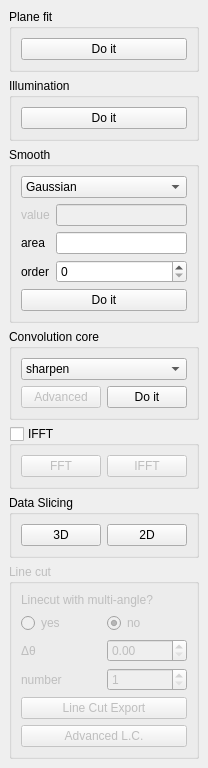
  <widget class="QDockWidget" name="dockWidget_adv">
   <property name="windowTitle">
    <string>Advanced processing</string>
   </property>
   <attribute name="dockWidgetArea">
    <number>2</number>
   </attribute>
   <widget class="QWidget" name="dockWidgetContents">
    <layout class="QGridLayout" name="gridLayout_11">
     <item row="0" column="0">
      <widget class="QGroupBox" name="groupBox_2">
       <property name="title">
        <string>Plane fit</string>
       </property>
       <layout class="QGridLayout" name="gridLayout_21">
        <item row="0" column="0">
         <widget class="QPushButton" name="pushButton_advPF_do">
          <property name="text">
           <string>Do it</string>
          </property>
         </widget>
        </item>
       </layout>
      </widget>
     </item>
     <item row="5" column="0">
      <widget class="QGroupBox" name="groupBox_slicing">
       <property name="title">
        <string>Data Slicing</string>
       </property>
       <layout class="QGridLayout" name="gridLayout_5">
        <item row="0" column="0">
         <widget class="QPushButton" name="pushButton_show_slicing3d">
          <property name="text">
           <string>3D</string>
          </property>
         </widget>
        </item>
        <item row="0" column="1">
         <widget class="QPushButton" name="pushButton_show_slicing2d">
          <property name="text">
           <string>2D</string>
          </property>
         </widget>
        </item>
       </layout>
      </widget>
     </item>
     <item row="3" column="0">
      <widget class="QGroupBox" name="groupBox_conv">
       <property name="title">
        <string>Convolution core</string>
       </property>
       <layout class="QGridLayout" name="gridLayout_6">
        <item row="0" column="0" colspan="2">
         <widget class="QComboBox" name="comboBox_conv">
          <item>
           <property name="text">
            <string>sharpen</string>
           </property>
          </item>
          <item>
           <property name="text">
            <string>laplacian</string>
           </property>
          </item>
          <item>
           <property name="text">
            <string>blur</string>
           </property>
          </item>
          <item>
           <property name="text">
            <string>slight blur</string>
           </property>
          </item>
          <item>
           <property name="text">
            <string>sobel</string>
           </property>
          </item>
          <item>
           <property name="text">
            <string>emboss</string>
           </property>
          </item>
          <item>
           <property name="text">
            <string>outline</string>
           </property>
          </item>
          <item>
           <property name="text">
            <string>kernel_sharpen_1</string>
           </property>
          </item>
          <item>
           <property name="text">
            <string>kernel_sharpen_2</string>
           </property>
          </item>
          <item>
           <property name="text">
            <string>kernel_sharpen_3</string>
           </property>
          </item>
          <item>
           <property name="text">
            <string>user define</string>
           </property>
          </item>
         </widget>
        </item>
        <item row="1" column="0">
         <widget class="QPushButton" name="pushButton_adv_ConvCore">
          <property name="enabled">
           <bool>false</bool>
          </property>
          <property name="text">
           <string>Advanced</string>
          </property>
         </widget>
        </item>
        <item row="1" column="1">
         <widget class="QPushButton" name="pushButton_do_ConvCore">
          <property name="text">
           <string>Do it</string>
          </property>
         </widget>
        </item>
       </layout>
      </widget>
     </item>
     <item row="4" column="0">
      <widget class="QGroupBox" name="groupBox_IFFT">
       <property name="title">
        <string>IFFT</string>
       </property>
       <property name="checkable">
        <bool>true</bool>
       </property>
       <property name="checked">
        <bool>false</bool>
       </property>
       <layout class="QGridLayout" name="gridLayout_17">
        <item row="0" column="0">
         <widget class="QPushButton" name="pushButton_FFT_IFFT">
          <property name="text">
           <string>FFT</string>
          </property>
         </widget>
        </item>
        <item row="0" column="1">
         <widget class="QPushButton" name="pushButton_IFFT_IFFT">
          <property name="text">
           <string>IFFT</string>
          </property>
         </widget>
        </item>
       </layout>
      </widget>
     </item>
     <item row="2" column="0">
      <widget class="QGroupBox" name="groupBox_6">
       <property name="title">
        <string>Smooth</string>
       </property>
       <layout class="QGridLayout" name="gridLayout_15">
        <item row="4" column="1">
         <widget class="QLabel" name="label_20">
          <property name="text">
           <string>order</string>
          </property>
         </widget>
        </item>
        <item row="3" column="1">
         <widget class="QLabel" name="label_19">
          <property name="text">
           <string>area</string>
          </property>
         </widget>
        </item>
        <item row="5" column="1" colspan="2">
         <widget class="QPushButton" name="pushButton_do_Smooth">
          <property name="text">
           <string>Do it</string>
          </property>
         </widget>
        </item>
        <item row="4" column="2">
         <widget class="QSpinBox" name="spinBox_degree_Smooth">
          <property name="maximum">
           <number>10</number>
          </property>
         </widget>
        </item>
        <item row="1" column="1">
         <widget class="QLabel" name="label_17">
          <property name="enabled">
           <bool>false</bool>
          </property>
          <property name="text">
           <string>value</string>
          </property>
         </widget>
        </item>
        <item row="1" column="2">
         <widget class="QLineEdit" name="lineEdit_val_Smooth">
          <property name="enabled">
           <bool>false</bool>
          </property>
          <property name="clearButtonEnabled">
           <bool>true</bool>
          </property>
         </widget>
        </item>
        <item row="0" column="1" colspan="2">
         <widget class="QComboBox" name="comboBox_Smooth">
          <item>
           <property name="text">
            <string>Gaussian</string>
           </property>
          </item>
          <item>
           <property name="text">
            <string>Uniform</string>
           </property>
          </item>
          <item>
           <property name="text">
            <string>Gaussian-Laplace</string>
           </property>
          </item>
          <item>
           <property name="text">
            <string>Set to value</string>
           </property>
          </item>
          <item>
           <property name="text">
            <string>Symmetry</string>
           </property>
          </item>
          <item>
           <property name="text">
            <string>Delete bad point</string>
           </property>
          </item>
         </widget>
        </item>
        <item row="3" column="2">
         <widget class="QLineEdit" name="lineEdit_area_Smooth">
          <property name="clearButtonEnabled">
           <bool>true</bool>
          </property>
         </widget>
        </item>
       </layout>
      </widget>
     </item>
     <item row="6" column="0">
      <widget class="QGroupBox" name="groupBox">
       <property name="enabled">
        <bool>false</bool>
       </property>
       <property name="title">
        <string>Line cut</string>
       </property>
       <layout class="QGridLayout" name="gridLayout_20">
        <item row="0" column="0" colspan="2">
         <widget class="QLabel" name="label_16">
          <property name="sizePolicy">
           <sizepolicy hsizetype="Preferred" vsizetype="Maximum">
            <horstretch>0</horstretch>
            <verstretch>0</verstretch>
           </sizepolicy>
          </property>
          <property name="text">
           <string>Linecut with multi-angle?</string>
          </property>
         </widget>
        </item>
        <item row="1" column="0">
         <widget class="QRadioButton" name="radioButton_multi_angle">
          <property name="enabled">
           <bool>false</bool>
          </property>
          <property name="text">
           <string>yes</string>
          </property>
         </widget>
        </item>
        <item row="1" column="1">
         <widget class="QRadioButton" name="radioButton_single_angle">
          <property name="enabled">
           <bool>false</bool>
          </property>
          <property name="text">
           <string>no</string>
          </property>
          <property name="checked">
           <bool>true</bool>
          </property>
         </widget>
        </item>
        <item row="2" column="0">
         <widget class="QLabel" name="label_14">
          <property name="text">
           <string>Δθ</string>
          </property>
         </widget>
        </item>
        <item row="2" column="1">
         <widget class="QDoubleSpinBox" name="spinBox_delta_theta">
          <property name="enabled">
           <bool>false</bool>
          </property>
          <property name="maximum">
           <double>360.000000000000000</double>
          </property>
         </widget>
        </item>
        <item row="3" column="0">
         <widget class="QLabel" name="label_15">
          <property name="text">
           <string>number</string>
          </property>
         </widget>
        </item>
        <item row="3" column="1">
         <widget class="QSpinBox" name="spinBox_angle_num">
          <property name="enabled">
           <bool>false</bool>
          </property>
          <property name="minimum">
           <number>1</number>
          </property>
          <property name="maximum">
           <number>360</number>
          </property>
         </widget>
        </item>
        <item row="4" column="0" colspan="2">
         <widget class="QPushButton" name="pushButton_Export">
          <property name="enabled">
           <bool>false</bool>
          </property>
          <property name="text">
           <string>Line Cut Export</string>
          </property>
         </widget>
        </item>
        <item row="5" column="0" colspan="2">
         <widget class="QPushButton" name="pushButton_advLC">
          <property name="enabled">
           <bool>false</bool>
          </property>
          <property name="text">
           <string>Advanced L.C.</string>
          </property>
         </widget>
        </item>
       </layout>
      </widget>
     </item>
     <item row="1" column="0">
      <widget class="QGroupBox" name="groupBox_3">
       <property name="title">
        <string>Illumination</string>
       </property>
       <layout class="QGridLayout" name="gridLayout_4">
        <item row="0" column="0">
         <widget class="QPushButton" name="pushButton_advIll_do">
          <property name="text">
           <string>Do it</string>
          </property>
         </widget>
        </item>
       </layout>
      </widget>
     </item>
    </layout>
   </widget>
  </widget>
